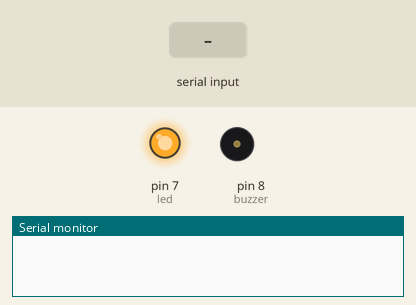
Simulated run of this sketch. Board: Arduino Uno, built with avr-gcc and run on an emulated ATmega328P. Shown: output pins drawn as LEDs (lit = HIGH), buzzer (waves = sounding, pin HIGH), the last lines printed to the serial monitor. Inputs (shaded band) come from the test bench.

Above: at 1.2 s.
1.3 s: "1" received over Serial
At 3.0 s:
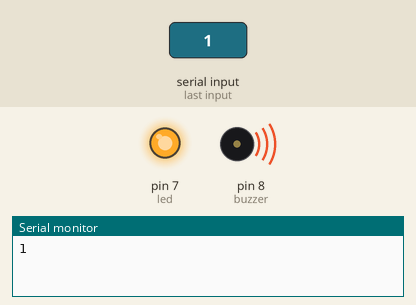
3.8 s: "0" received over Serial
6.8 s: "2" received over Serial
Timing chart, 0 to 11.8 s (numbered marks = the images above; inputs shaded):
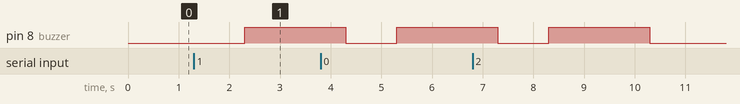

The sketch:

RFID.ino
```cpp
String card1 = "51007E6DF1B3"; // Authorized RFID tag ID
int led = 7; // LED pin
int buzzer = 8; // Buzzer pin

void setup() {
  Serial.begin(9600);
  pinMode(led, OUTPUT);
  pinMode(buzzer, OUTPUT);
  digitalWrite(led, 1); // Initialize LED to unauthorized state
}

void loop() {
  while (Serial.available()) {
    String s = Serial.readString();
    Serial.println(s);
    digitalWrite(buzzer, 1); // Alert of potential access
    delay(2000);
    digitalWrite(buzzer, 0);
    if (s == card1) { // Check if RFID tag ID matches authorized ID
      digitalWrite(led, 0); // Set LED to authorized state
      Serial.println("Authorized");
      // Send signal to traffic signal controller to change signals
    } else {
      digitalWrite(led, 1); // Set LED to unauthorized state
      Serial.println("UnAuthorized");
    }
  }
}
```

Measured:
- after the input at 1.3 s, pin 8 (buzzer): LOW → HIGH after 1.0 s
